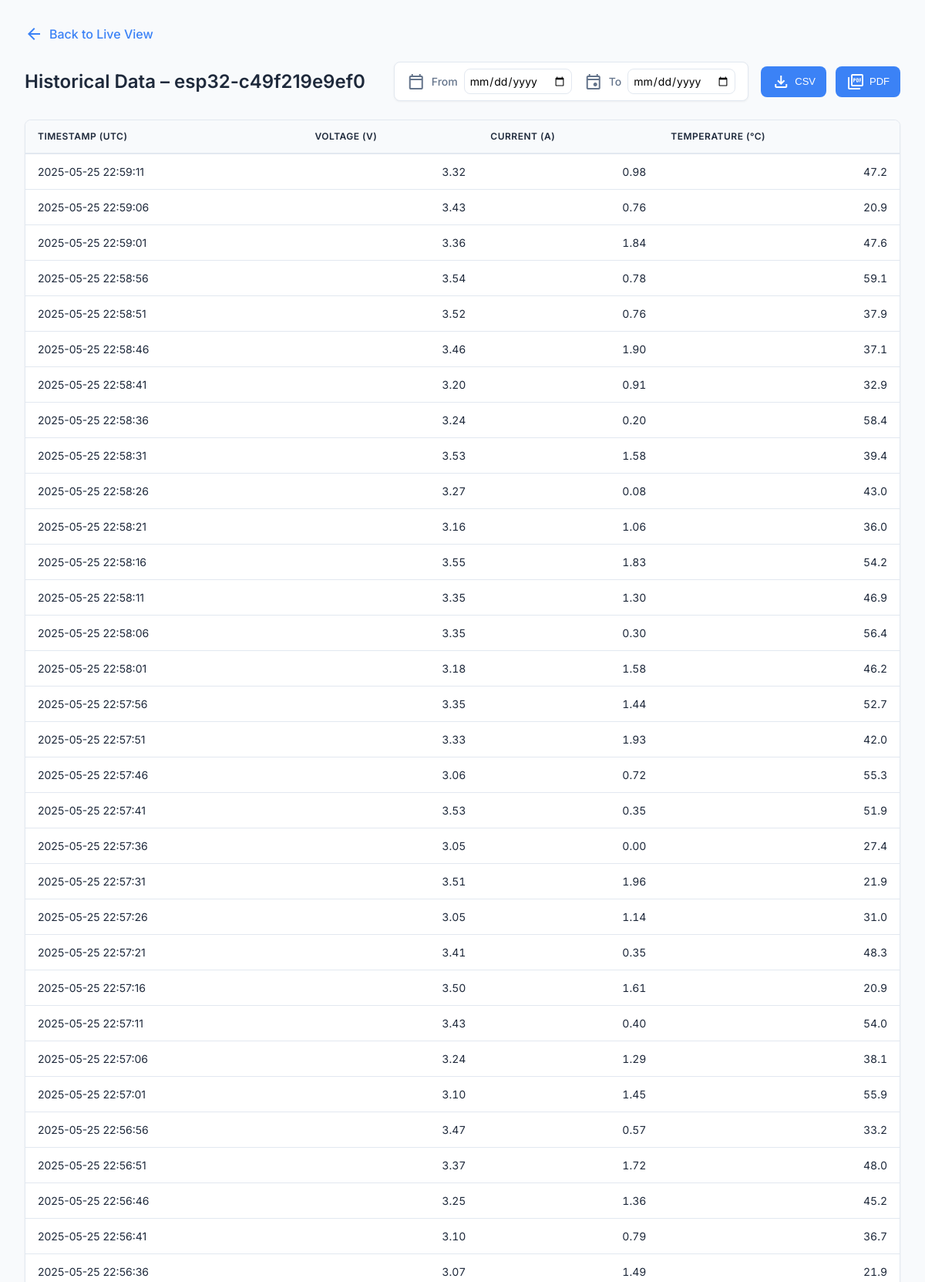
The page /device/esp32-c49f219e9ef0/history (signed in, upper part) on the database its author committed.
### app.py (models this page shows, shortened)
class TelemetryRecord(db.Model):
    id          = db.Column(db.Integer, primary_key=True)
    device_id   = db.Column(db.String(64), index=True, nullable=False)
    voltage     = db.Column(db.Float,    nullable=True)
    current     = db.Column(db.Float,    nullable=True)
    temperature = db.Column(db.Float,    nullable=True)
    ts          = db.Column(db.DateTime, nullable=False, default=datetime.utcnow)

### app.py (the view)
@app.route("/device/<device_id>/history")
def device_history(device_id):
    records = (TelemetryRecord.query
               .filter_by(device_id=device_id)
               .order_by(TelemetryRecord.ts.desc())
               .limit(5000)
               .all())
    return render_template("history.html",
                           device_id=device_id,
                           records=records)

### app.py (called while the page is built)
@app.before_request
def require_login():
    auth_paths = ['/login', '/signup', '/static/', '/api/telemetry']
    if any(request.path.startswith(p) for p in auth_paths):
        return
    email = session.get('user_email')
    if not email:
        return redirect(url_for('login'))
    user = User.query.filter_by(email=email).first()
    if user is None:                # user was deleted
        session.clear()
        return redirect(url_for('login'))

### templates/history.html (shortened to what this page needs)
<!DOCTYPE html>
<html lang="en">
<head>
</head>
<body>
  <div class="container">
    <a href="{{ url_for('control_device', device_id=device_id) }}" class="back-link">
      <span class="material-symbols-outlined">arrow_back</span>
      Back to Live View
    </a>
    <div class="page-header">
      <h1 class="page-title">Historical Data – {{ device_id }}</h1>
      <div class="export-controls">
        <div class="date-filter">
          <label>
            <span class="material-symbols-outlined">calendar_today</span>
            From
            <input type="date" id="from">
          </label>
          <label>
            <span class="material-symbols-outlined">event</span>
            To
            <input type="date" id="to">
          </label>
        </div>
        <div class="export-buttons">
          <button id="csvBtn" class="export-btn">
            <span class="material-symbols-outlined">download</span>
            CSV
          </button>
          <button id="pdfBtn" class="export-btn">
            <span class="material-symbols-outlined">picture_as_pdf</span>
            PDF
          </button>
        </div>
      </div>
    </div>
    <div class="data-table-container">
      {% if records %}
        <table>
          <thead>
            <tr>
              <th>Timestamp (UTC)</th>
              <th>Voltage (V)</th>
              <th>Current (A)</th>
              <th>Temperature (°C)</th>
            </tr>
          </thead>
          <tbody>
            {% for row in records %}
            <tr>
              <td class="timestamp-cell">{{ row.ts.strftime('%Y-%m-%d %H:%M:%S') }}</td>
              <td class="numeric-cell">{{ "%.2f"|format(row.voltage) }}</td>
              <td class="numeric-cell">{{ "%.2f"|format(row.current) }}</td>
              <td class="numeric-cell">{{ "%.1f"|format(row.temperature) }}</td>
            </tr>
            {% endfor %}
          </tbody>
        </table>
      {% endif %}
    </div>
  </div>
</body>
</html>

### templates/history.html (style rules this page uses)
:root { --primary: #3b82f6; --primary-hover: #2563eb; --success: #10b981; --error: #ef4444; --bg: #f8fafc; --card-bg: #ffffff; --text: #1e293b; --text-light: #64748b; --border: #e2e8f0; --radius: 0.5rem; --shadow-sm: 0 1px 3px rgba(0, 0, 0, 0.05); --shadow-md: 0 4px 6px -1px rgba(0, 0, 0, 0.1), 0 2px 4px -1px rgba(0, 0, 0, 0.06); --transition: all 0.2s ease; }
* { box-sizing: border-box; margin: 0; padding: 0; }
body { font-family: 'Inter', sans-serif; background-color: var(--bg); color: var(--text); line-height: 1.5; padding: 2rem; -webkit-font-smoothing: antialiased; }
.container { max-width: 1200px; margin: 0 auto; }
.back-link { display: inline-flex; align-items: center; gap: 0.5rem; color: var(--primary); text-decoration: none; font-weight: 500; margin-bottom: 1.5rem; transition: var(--transition); }
.page-header { display: flex; justify-content: space-between; align-items: center; margin-bottom: 1.5rem; flex-wrap: wrap; gap: 1rem; }
.page-title { font-size: 1.5rem; font-weight: 600; color: var(--text); }
.export-controls { display: flex; gap: 1rem; flex-wrap: wrap; align-items: center; }
.date-filter { display: flex; align-items: center; gap: 1rem; background: var(--card-bg); padding: 0.5rem 1rem; border-radius: var(--radius); border: 1px solid var(--border); box-shadow: var(--shadow-sm); }
.date-filter label { display: flex; align-items: center; gap: 0.5rem; font-size: 0.875rem; font-weight: 500; color: var(--text-light); }
.date-filter input { padding: 0.375rem; border: 1px solid var(--border); border-radius: var(--radius); font-family: inherit; font-size: 0.875rem; }
.export-buttons { display: flex; gap: 0.75rem; }
.export-btn { display: inline-flex; align-items: center; gap: 0.375rem; padding: 0.5rem 0.875rem; background: var(--primary); color: white; border: none; border-radius: var(--radius); font-size: 0.8125rem; font-weight: 500; cursor: pointer; transition: var(--transition); }
.data-table-container { background: var(--card-bg); border-radius: var(--radius); box-shadow: var(--shadow-sm); border: 1px solid var(--border); overflow: hidden; margin-top: 1.5rem; overflow-x: auto; }
table { width: 100%; border-collapse: collapse; min-width: 600px; }
thead { background-color: var(--bg); border-bottom: 2px solid var(--border); }
th { padding: 0.75rem 1rem; text-align: left; font-weight: 600; color: var(--text); text-transform: uppercase; font-size: 0.75rem; letter-spacing: 0.5px; }
td { padding: 0.75rem 1rem; border-bottom: 1px solid var(--border); color: var(--text); font-size: 0.875rem; }
.numeric-cell { font-family: 'Inter', monospace; text-align: right; font-feature-settings: "tnum"; font-variant-numeric: tabular-nums; }
.timestamp-cell { white-space: nowrap; }

### rows shown on the page
TelemetryRecord: ts "2025-05-25 22:59:11", voltage "3.32", current "0.98", temperature "47.2"
TelemetryRecord: ts "2025-05-25 22:59:06", voltage "3.43", current "0.76", temperature "20.9"
TelemetryRecord: ts "2025-05-25 22:59:01", voltage "3.36", current "1.84", temperature "47.6"
TelemetryRecord: ts "2025-05-25 22:58:56", voltage "3.54", current "0.78", temperature "59.1"
TelemetryRecord: ts "2025-05-25 22:58:51", voltage "3.52", current "0.76", temperature "37.9"
TelemetryRecord: ts "2025-05-25 22:58:46", voltage "3.46", current "1.90", temperature "37.1"
TelemetryRecord: ts "2025-05-25 22:58:41", voltage "3.20", current "0.91", temperature "32.9"
TelemetryRecord: ts "2025-05-25 22:58:36", voltage "3.24", current "0.20", temperature "58.4"
TelemetryRecord: ts "2025-05-25 22:58:31", voltage "3.53", current "1.58", temperature "39.4"
TelemetryRecord: ts "2025-05-25 22:58:26", voltage "3.27", current "0.08", temperature "43.0"
TelemetryRecord: ts "2025-05-25 22:58:21", voltage "3.16", current "1.06", temperature "36.0"
TelemetryRecord: ts "2025-05-25 22:58:16", voltage "3.55", current "1.83", temperature "54.2"
TelemetryRecord: ts "2025-05-25 22:58:11", voltage "3.35", current "1.30", temperature "46.9"
TelemetryRecord: ts "2025-05-25 22:58:06", voltage "3.35", current "0.30", temperature "56.4"
TelemetryRecord: ts "2025-05-25 22:58:01", voltage "3.18", current "1.58", temperature "46.2"
TelemetryRecord: ts "2025-05-25 22:57:56", voltage "3.35", current "1.44", temperature "52.7"
TelemetryRecord: ts "2025-05-25 22:57:51", voltage "3.33", current "1.93", temperature "42.0"
TelemetryRecord: ts "2025-05-25 22:57:46", voltage "3.06", current "0.72", temperature "55.3"
TelemetryRecord: ts "2025-05-25 22:57:41", voltage "3.53", current "0.35", temperature "51.9"
TelemetryRecord: ts "2025-05-25 22:57:36", voltage "3.05", current "0.00", temperature "27.4"
TelemetryRecord: ts "2025-05-25 22:57:31", voltage "3.51", current "1.96", temperature "21.9"
TelemetryRecord: ts "2025-05-25 22:57:26", voltage "3.05", current "1.14", temperature "31.0"
TelemetryRecord: ts "2025-05-25 22:57:21", voltage "3.41", current "0.35", temperature "48.3"
TelemetryRecord: ts "2025-05-25 22:57:16", voltage "3.50", current "1.61", temperature "20.9"
TelemetryRecord: ts "2025-05-25 22:57:11", voltage "3.43", current "0.40", temperature "54.0"
TelemetryRecord: ts "2025-05-25 22:57:06", voltage "3.24", current "1.29", temperature "38.1"
TelemetryRecord: ts "2025-05-25 22:57:01", voltage "3.10", current "1.45", temperature "55.9"
TelemetryRecord: ts "2025-05-25 22:56:56", voltage "3.47", current "0.57", temperature "33.2"
TelemetryRecord: ts "2025-05-25 22:56:51", voltage "3.37", current "1.72", temperature "48.0"
TelemetryRecord: ts "2025-05-25 22:56:46", voltage "3.25", current "1.36", temperature "45.2"
TelemetryRecord: ts "2025-05-25 22:56:41", voltage "3.10", current "0.79", temperature "36.7"
TelemetryRecord: ts "2025-05-25 22:56:36", voltage "3.07", current "1.49", temperature "21.9"

### other values the page prints
{{ device_id }} "esp32-c49f219e9ef0"
